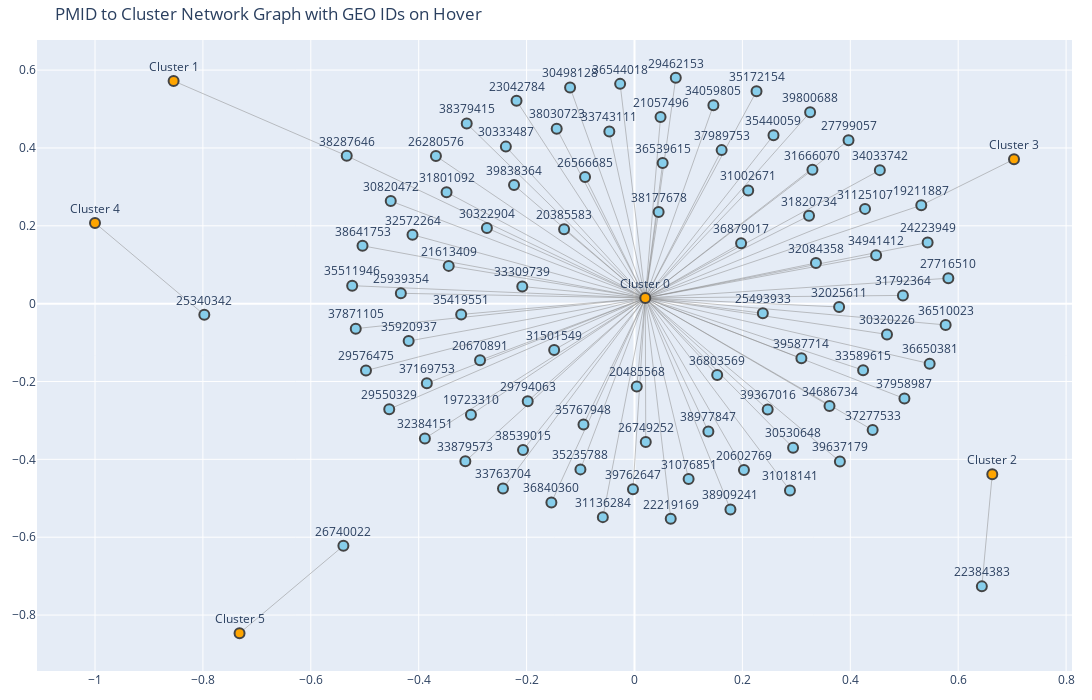

Notebook cell for this chart:
### Code cell
create_cluster_graph(
    df=merged,
    node_column="PMID",
    mapping_df=geo_to_pmid,
    mapping_key="PMID",
    mapping_value="GEO ID",
    node_label_prefix="PMID",
    node_color="skyblue",
    mapping_hover_label="GEO ID(s)",
    title="PMID to Cluster Network Graph with GEO IDs on Hover"
)
